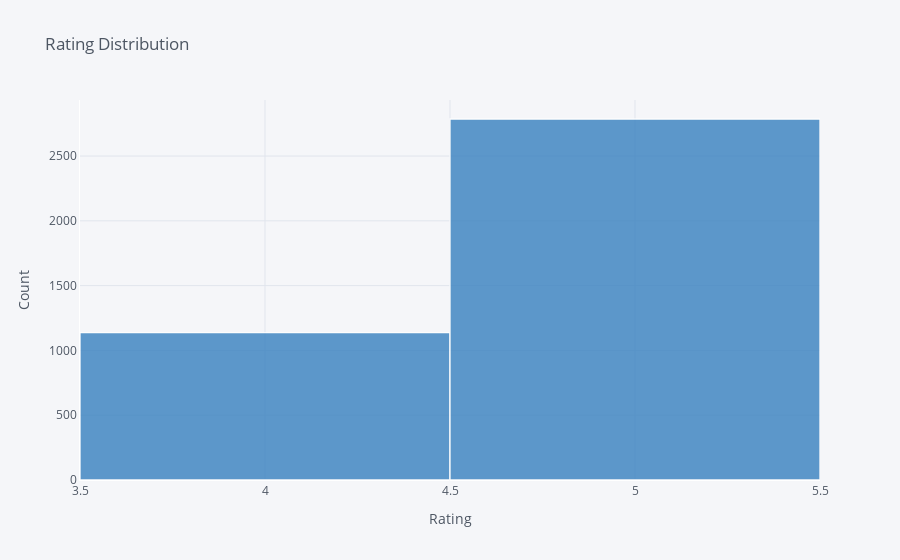

Notebook cell for this chart:
### Code cell
df_45['Rating'].iplot(kind='hist', xTitle='Rating', yTitle='Count', title='Rating Distribution', colors='blue', linecolor='white')

### Figure 1 — Plotly figure (JSON) as saved in the notebook; plotly's stock layout.template omitted (floating-point values rounded to 4 significant figures; data arrays with more than 128 entries replaced by an {"elided": "..."} marker saying what was removed)
{"data": [{"histfunc": "count", "histnorm": "", "marker": {"color": "rgba(55, 128, 191, 1.0)", "line": {"color": "#FFFFFF", "width": 1.3}}, "name": "Rating", "opacity": 0.8, "orientation": "v", "type": "histogram", "x": {"elided": "3923 int values"}}], "layout": {"barmode": "overlay", "legend": {"bgcolor": "#F5F6F9", "font": {"color": "#4D5663"}}, "paper_bgcolor": "#F5F6F9", "plot_bgcolor": "#F5F6F9", "title": {"font": {"color": "#4D5663"}, "text": "Rating Distribution"}, "xaxis": {"gridcolor": "#E1E5ED", "linecolor": "white", "showgrid": true, "tickfont": {"color": "#4D5663"}, "title": {"font": {"color": "#4D5663"}, "text": "Rating"}, "zerolinecolor": "#E1E5ED"}, "yaxis": {"gridcolor": "#E1E5ED", "linecolor": "white", "showgrid": true, "tickfont": {"color": "#4D5663"}, "title": {"font": {"color": "#4D5663"}, "text": "Count"}, "zerolinecolor": "#E1E5ED"}}}
